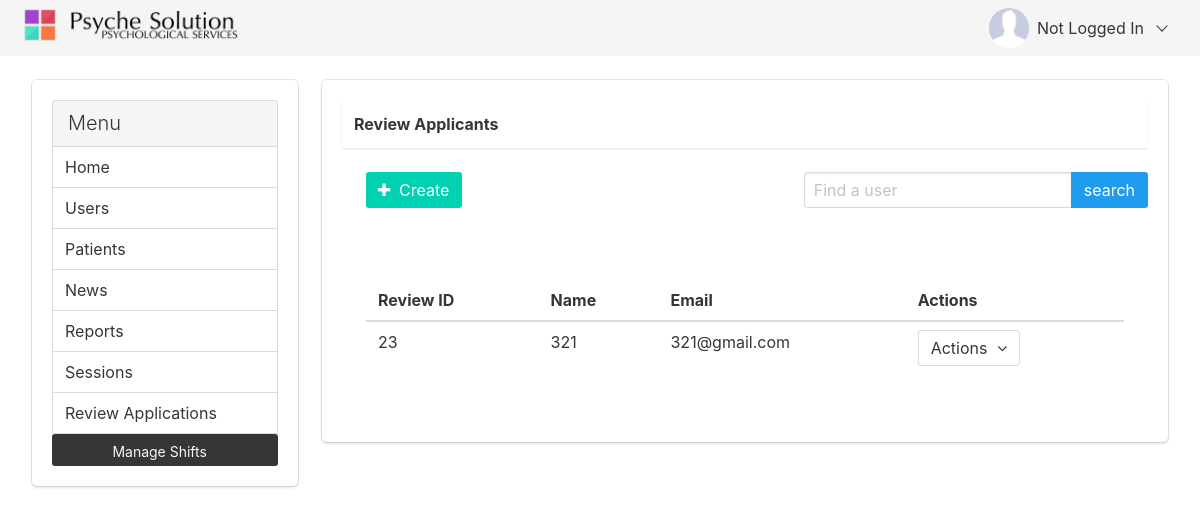
The app's page /Backend/html/revappli/index.php with its own data.
### tables this page shows
CREATE TABLE `tbl_users` (
  `user_id` int(11) NOT NULL,
  `user_name` varchar(25) NOT NULL,
  `surname` varchar(20) DEFAULT NULL,
  `firstname` varchar(30) DEFAULT NULL,
  `user_email` varchar(60) NOT NULL,
  `user_password` text NOT NULL,
  `user_type` enum('psy','pat','int','rev','admin') NOT NULL,
  `joining_date` datetime NOT NULL,
  `picture` text NOT NULL,
  `contact_no` varchar(15) NOT NULL,
  `additional_info` text
);

### Backend/html/revappli/_applicant.php (the view, shortened to what this page needs)
<?php
	require('../../../Database/config.php');
	$getuser = "SELECT user_id, user_name, user_email FROM tbl_users WHERE user_type='rev'";
	$result = $db->query($getuser);
	if ($result->num_rows > 0) {
		while($row = $result->fetch_assoc()) {
			echo '<tr>
					<td> '. $row['user_id'] .' </td>
					<td> '. $row['user_name'] .' </td>
					<td> '. $row['user_email'] .' </td>
					<td>
						<div class="dropdown is-hoverable">
							<div class="dropdown-trigger">
								<button class="button">
									<span>Actions</span>
									<span class="icon">
										<i class="fa fa-angle-down"></i>
									</span>
								</button>
							</div>
							<div class="dropdown-menu">
								<div class="dropdown-content">
									<a class="dropdown-item" href="show.php?id='. $row['user_id'] .'">View</a>
									<a class="dropdown-item" href="update.php?update_id='. $row['user_id'] .'">Edit</a>
									<a class="dropdown-item" href="delete.php?delete_id='. $row['user_id'] .'" onclick="return confirm('."'Are you sure?'".');">Delete</a>
								</div>
							</div>
						</div>
					</td>
				</tr>';
	}
	} else {
		echo "0 results";
	}
?>

### records on screen
tbl_users: user_id "23", user_name "321", user_email "321@gmail.com"
